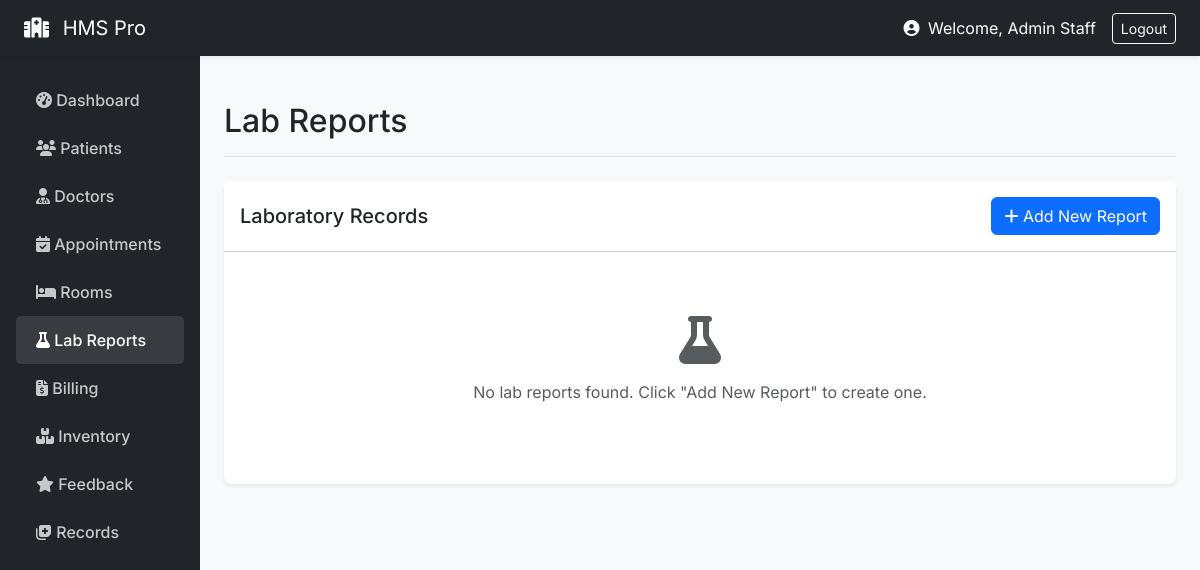
The page /staff/lab (signed in) on the database as committed earlier.
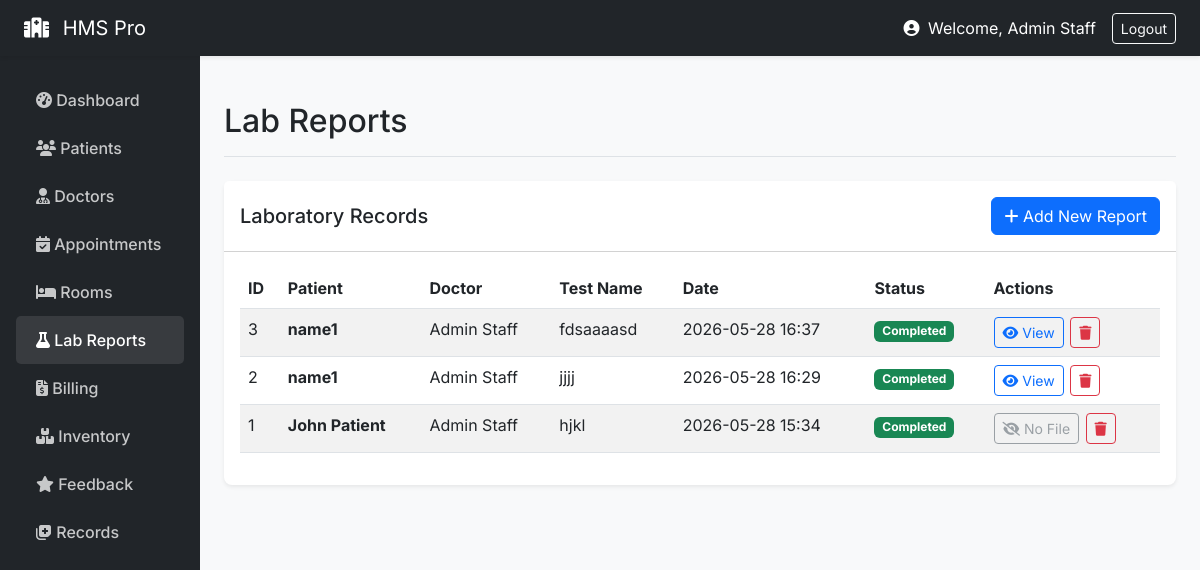
The same page on the database as committed later.
### models/__init__.py (models this page shows, shortened)
class User(UserMixin, db.Model):
    id = db.Column(db.Integer, primary_key=True)
    email = db.Column(db.String(120), unique=True, nullable=False)
    name = db.Column(db.String(100), nullable=False)
    role = db.Column(db.String(20), nullable=False)
    password_hash = db.Column(db.String(200), nullable=False)
    age = db.Column(db.Integer)
    gender = db.Column(db.String(10))
    staff_role = db.Column(db.String(50))
    department = db.Column(db.String(50))
    staff_id = db.Column(db.String(20))
    created_at = db.Column(db.DateTime, default=datetime.utcnow)

class LabReport(db.Model):
    id = db.Column(db.Integer, primary_key=True)
    patient_id = db.Column(db.Integer, db.ForeignKey('user.id'))
    doctor_id = db.Column(db.Integer, db.ForeignKey('user.id'))
    test_name = db.Column(db.String(100))
    file_path = db.Column(db.String(255))
    status = db.Column(db.String(20), default='Pending')
    created_at = db.Column(db.DateTime, default=datetime.utcnow)
    patient = db.relationship('User', foreign_keys=[patient_id])
    doctor = db.relationship('User', foreign_keys=[doctor_id])

### routes/staff.py (the view, shortened to what this page needs)
@staff_bp.route('/lab', methods=['GET', 'POST'])
def lab():
    form = LabReportForm()
    patients_qs = User.query.filter_by(role='patient').all()
    form.patient_id.choices = [(p.id, p.name) for p in patients_qs]
    reports = LabReport.query.order_by(LabReport.created_at.desc()).all()
    return render_template('lab.html', reports=reports, form=form)

### models/__init__.py (called while the page is built)
@login_manager.user_loader
def load_user(user_id):
    return User.query.get(int(user_id))

### routes/staff.py (called while the page is built)
def staff_required(f):
    @wraps(f)
    def decorated_function(*args, **kwargs):
        if current_user.role != 'staff':
            flash('Staff access only', 'danger')
            return redirect(url_for('auth.login'))
        return f(*args, **kwargs)
    return decorated_function

@staff_bp.before_request
@login_required
@staff_required
def before_request():
    pass

### templates/lab.html (shortened to what this page needs)
{% extends "base.html" %}
{% block page_title %}Lab Reports{% endblock %}
{% block content %}
<div class="card">
    <div class="card-header bg-white d-flex justify-content-between align-items-center py-3">
        <h5 class="mb-0">Laboratory Records</h5>
        <button type="button" class="btn btn-primary" data-bs-toggle="modal" data-bs-target="#addLabModal">
            <i class="fas fa-plus"></i> Add New Report
        </button>
    </div>
    <div class="card-body">
        {% if reports|length == 0 %}
        <div class="text-center text-muted py-5">
            <i class="fas fa-flask fa-3x mb-3"></i>
            <p>No lab reports found. Click "Add New Report" to create one.</p>
        </div>
        {% else %}
        <table class="table table-striped table-hover datatable w-100">
            <thead>
                <tr>
                    <th>ID</th>
                    <th>Patient</th>
                    <th>Doctor</th>
                    <th>Test Name</th>
                    <th>Date</th>
                    <th>Status</th>
                    <th>Actions</th>
                </tr>
            </thead>
            <tbody>
                {% for report in reports %}
                <tr>
                    <td>{{ report.id }}</td>
                    <td><strong>{{ report.patient.name if report.patient else 'Unknown' }}</strong></td>
                    <td>{{ report.doctor.name if report.doctor else 'Unknown' }}</td>
                    <td>{{ report.test_name }}</td>
                    <td>{{ report.created_at.strftime('%Y-%m-%d %H:%M') if report.created_at else 'N/A' }}</td>
                    <td>
                        {% if report.status == 'Completed' %}
                        <span class="badge bg-success">Completed</span>
                        {% elif report.status == 'Pending' %}
                        <span class="badge bg-warning text-dark">Pending</span>
                        {% else %}
                        <span class="badge bg-secondary">{{ report.status }}</span>
                        {% endif %}
                    </td>
                    <td class="text-nowrap">
                        {% if report.file_path %}
                        <a href="{{ url_for('static', filename='uploads/lab_reports/' + report.file_path) }}" class="btn btn-sm btn-outline-primary" title="View Report" target="_blank">
                            <i class="fas fa-eye"></i> View
                        </a>
                        {% else %}
                        <button class="btn btn-sm btn-outline-secondary" disabled title="No report file uploaded">
                            <i class="fas fa-eye-slash"></i> No File
                        </button>
                        {% endif %}
                        <form action="{{ url_for('staff.delete_lab', id=report.id) }}" method="POST" class="action-form" onsubmit="return confirm('Delete this lab report?');">
                            <button type="submit" class="btn btn-sm btn-outline-danger" title="Delete"><i class="fas fa-trash"></i></button>
                        </form>
                    </td>
                </tr>
                {% endfor %}
            </tbody>
        </table>
        {% endif %}
    </div>
</div>
{% endblock %}

### templates/base.html (shortened to what this page needs)
<!doctype html>
<html lang="en">
<head>
  <link href="https://cdn.jsdelivr.net/npm/bootstrap@5.3.0/dist/css/bootstrap.min.css" rel="stylesheet">
  <link rel="stylesheet" href="https://cdnjs.cloudflare.com/ajax/libs/font-awesome/6.4.0/css/all.min.css">
</head>
<body>
{% if current_user.is_authenticated %}
<nav class="navbar navbar-dark bg-dark sticky-top shadow-sm">
  <div class="container-fluid px-4">
    <a class="navbar-brand" href="/"><i class="fas fa-hospital me-2"></i> HMS Pro</a>
    <div class="d-flex align-items-center text-white">
      <span class="me-3">
        <i class="fas fa-user-circle me-1"></i> Welcome, {{ current_user.name }}
      </span>
      <a class="btn btn-outline-light btn-sm" href="{{ url_for('auth.logout') }}">Logout</a>
    </div>
  </div>
</nav>
{% endif %}
<div id="main-wrapper">
    {% if not current_user.is_authenticated %}
        <div class="container mt-5">
    {% else %}
        <div class="container-fluid">
            <div class="row">
                <nav class="col-md-2 d-none d-md-block sidebar px-3">
                    <ul class="nav flex-column">
                        {% if current_user.role == 'staff' %}
                            <li class="nav-item">
                                <a class="nav-link {{ 'active' if request.endpoint == 'staff.dashboard' else '' }}" href="{{ url_for('staff.dashboard') }}"><i class="fas fa-tachometer-alt"></i> Dashboard</a>
                            </li>
                            <li class="nav-item">
                                <a class="nav-link {{ 'active' if request.endpoint == 'staff.patients' else '' }}" href="{{ url_for('staff.patients') }}"><i class="fas fa-users"></i> Patients</a>
                            </li>
                            <li class="nav-item">
                                <a class="nav-link {{ 'active' if request.endpoint == 'staff.doctors' else '' }}" href="{{ url_for('staff.doctors') }}"><i class="fas fa-user-md"></i> Doctors</a>
                            </li>
                            <li class="nav-item">
                                <a class="nav-link {{ 'active' if request.endpoint == 'staff.appointments' else '' }}" href="{{ url_for('staff.appointments') }}"><i class="fas fa-calendar-check"></i> Appointments</a>
                            </li>
                            <li class="nav-item">
                                <a class="nav-link {{ 'active' if request.endpoint == 'staff.rooms' else '' }}" href="{{ url_for('staff.rooms') }}"><i class="fas fa-bed"></i> Rooms</a>
                            </li>
                            <li class="nav-item">
                                <a class="nav-link {{ 'active' if request.endpoint == 'staff.lab' else '' }}" href="{{ url_for('staff.lab') }}"><i class="fas fa-flask"></i> Lab Reports</a>
                            </li>
                            <li class="nav-item">
                                <a class="nav-link {{ 'active' if request.endpoint == 'staff.billing' else '' }}" href="{{ url_for('staff.billing') }}"><i class="fas fa-file-invoice-dollar"></i> Billing</a>
                            </li>
                            <li class="nav-item">
                                <a class="nav-link {{ 'active' if request.endpoint == 'staff.inventory' else '' }}" href="{{ url_for('staff.inventory') }}"><i class="fas fa-boxes"></i> Inventory</a>
                            </li>
                            <li class="nav-item">
                                <a class="nav-link {{ 'active' if request.endpoint == 'staff.feedback' else '' }}" href="{{ url_for('staff.feedback') }}"><i class="fas fa-star"></i> Feedback</a>
                            </li>
                            <li class="nav-item">
                                <a class="nav-link {{ 'active' if request.endpoint == 'staff.records' else '' }}" href="{{ url_for('staff.records') }}"><i class="fas fa-notes-medical"></i> Records</a>
                            </li>
                        {% endif %}
                    </ul>
                </nav>
                <main class="col-md-10 ms-sm-auto px-md-4 main-content">
                    <div class="d-flex justify-content-between flex-wrap flex-md-nowrap align-items-center pt-3 pb-2 mb-4 border-bottom">
                        <h1 class="h2">{% block page_title %}{% endblock %}</h1>
                    </div>
    {% endif %}
    {% block content %}{% endblock %}
    {% if current_user.is_authenticated %}
                </main>
            </div>
        </div>
    {% else %}
        </div>
    {% endif %}
</div>
</body>
</html>

### templates/base.html (style rules this page uses)
body { background-color: #f8f9fa; font-family: 'Inter', sans-serif; }
.sidebar { min-height: 100vh; background-color: #212529; color: white; padding-top: 20px; }
.sidebar .nav-link { color: rgba(255,255,255,.75); padding: 12px 20px; font-weight: 500; }
.sidebar .nav-link:hover, .sidebar .nav-link.active { color: white; background-color: rgba(255,255,255,.1); border-radius: 5px; }
.main-content { padding: 30px; }
.card { box-shadow: 0 0.125rem 0.25rem rgba(0,0,0,.075); border: none; border-radius: 0.5rem; margin-bottom: 20px; }
.action-form { display: inline-block; margin: 0 2px; }

Rows that differ between the two databases and show on the page:
added LabReport: id "3", patient "name1", doctor "Admin Staff", test_name "fdsaaaasd", created_at "2026-05-28 16:37", status "Completed"
added LabReport: id "2", patient "name1", doctor "Admin Staff", test_name "jjjj", created_at "2026-05-28 16:29", status "Completed"
added LabReport: id "1", patient "John Patient", doctor "Admin Staff", test_name "hjkl", created_at "2026-05-28 15:34", status "Completed", shows "No File"
Other text that changed with them:
text no longer shown: "No lab reports found. Click \"Add New Report\" to create one."
text now shown: "ID Patient Doctor Test Name Date Status Actions"
